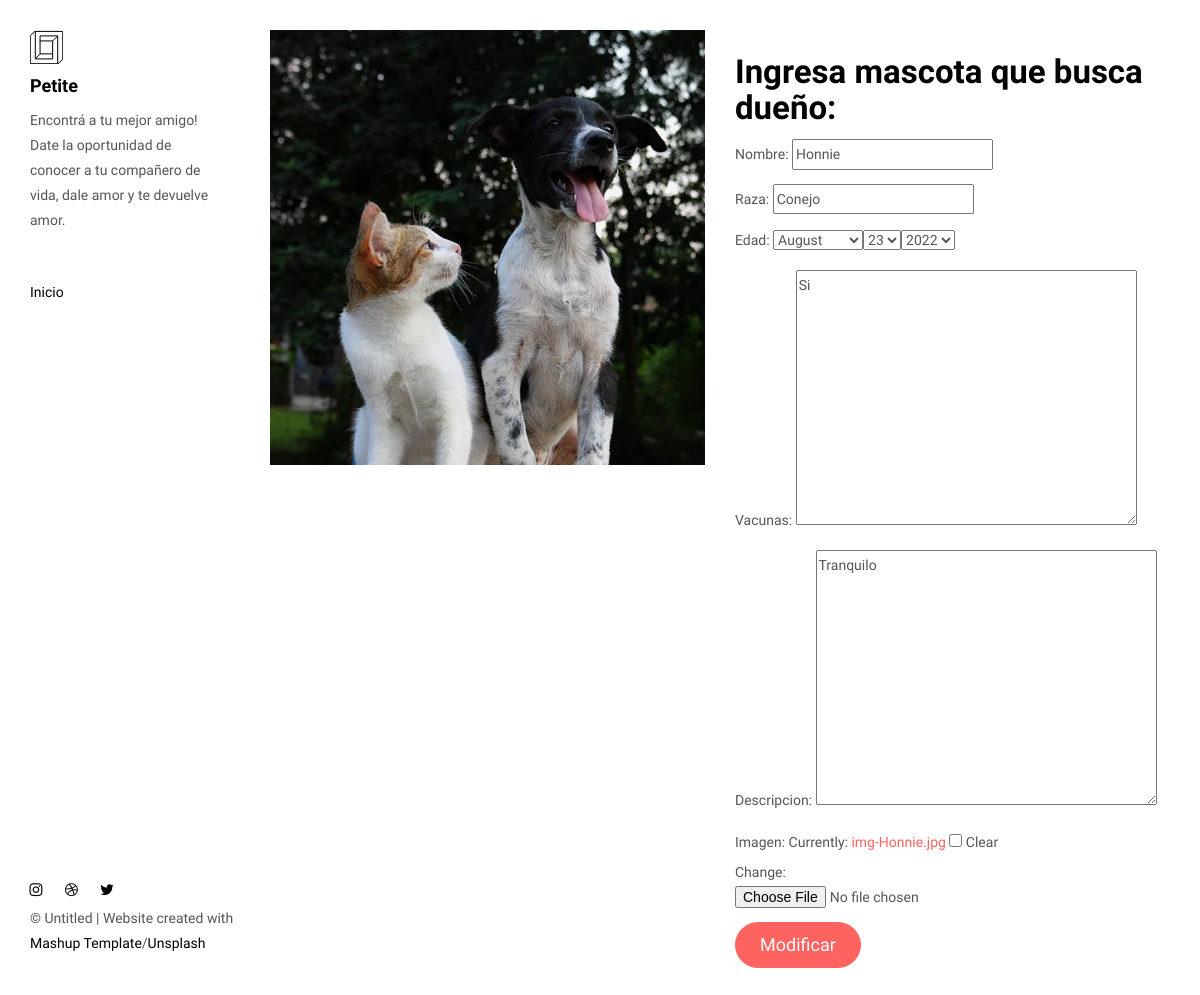
The page /editarFicha/4 on the database as committed earlier.
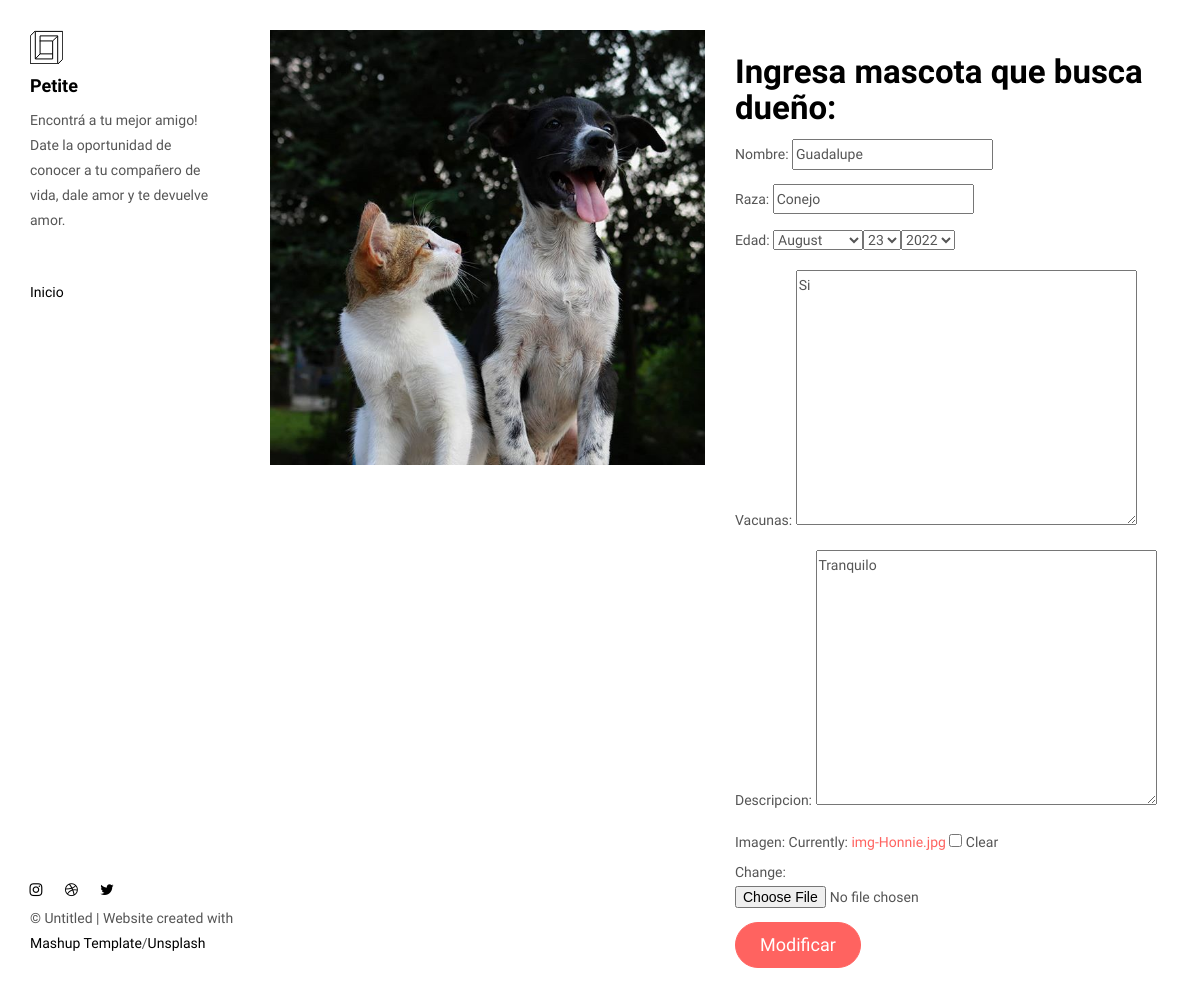
The same page on the database as committed later.
### primApp/models.py (models this page shows, shortened)
class mascotas(models.Model):
    nombre = models.CharField(max_length=20)
    raza = models.CharField(max_length=20)
    edad = models.DateField()
    vacunas = models.TextField(max_length=150)
    descripcion = models.TextField(max_length=150)
    imagen = models.ImageField(null=True, blank=True)

### primApp/views.py (the view)
# urls.py: path('editarFicha/<int:id>',editarFicha, name = 'editarFicha'),
def editarFicha(request, id):
    usu = get_object_or_404(mascotas, id=id)
    data = {
        "form": datos_mascotas(instance=usu)
    }
    if request.method == 'POST':
        formulario = datos_mascotas(data=request.POST, instance=usu, files=request.FILES)
        if formulario.is_valid():
            formulario.save()
            return redirect(to="inicio")
        data["form"] = formulario
    return render(request, "modificarmascota.html",data)

### primApp/forms.py
class datos_mascotas(forms.ModelForm):
    class Meta:
        model = mascotas
        fields = '__all__'
        widgets = {
            "edad": forms.SelectDateWidget()
        }

### primApp/templates/modificarmascota.html (shortened to what this page needs)
<!DOCTYPE html>
<html lang="en">
<head>
  {% load static %}
<link href="{% static './main.82cfd66e.css' %}" rel="stylesheet"></head>
<body>
<header class="">
  <nav class="sidebar">
    <div class="navbar-collapse" id="navbar-collapse">
      <div class="site-header hidden-xs">
          <a class="site-brand" href="./index.html" title="">
            <img class="img-responsive site-logo" alt="" src="{% static './assets/images/mashup-logo.svg' %}">
            Petite
          </a>
        <p>Encontrá a tu mejor amigo!
            Date la oportunidad de conocer a tu compañero de vida, dale amor y te devuelve amor.</p>
      </div>
      <ul class="nav">
        <li><a href="{% url 'inicio' %}" title="">Inicio</a></li>
      </ul>
      <nav class="nav-footer">
        <p class="nav-footer-social-buttons">
          <a class="fa-icon" href="https://www.instagram.com/" title="">
            <i class="fa fa-instagram"></i>
          </a>
          <a class="fa-icon" href="https://dribbble.com/" title="">
            <i class="fa fa-dribbble"></i>
          </a>
          <a class="fa-icon" href="https://twitter.com/" title="">
            <i class="fa fa-twitter"></i>
          </a>
        </p>
        <p>© Untitled | Website created with <a href="http://www.mashup-template.com/" title="Create website with free html template">Mashup Template</a>/<a href="https://www.unsplash.com/" title="Beautiful Free Images">Unsplash</a></p>
      </nav>
    </div>
  </nav>
</header>
<main class="" id="main-collapse">
<div class="row">
  <div class="col-xs-12 col-md-6">
    <img class="img-responsive" alt="" src="{% static 'assets/images/img-formularioMascotas02.jpg' %}">
  </div>
  <div class="col-xs-12 col-md-6">
    <form action="" method="POST" enctype="multipart/form-data">
      <h2>Ingresa mascota que busca dueño:</h2>
      {{form.as_p}}
      <button type="submit" class="btn btn-primary btn-lg">Modificar</button>
    </form>
 </div>
</div>
</main>
 <script type="text/javascript" src="{% static './main.85741bff.js' %}"></script></body>
</html>

Rows that differ between the two databases and show on the page:
changed mascotas "Conejo": nombre "Honnie" → "Guadalupe"
